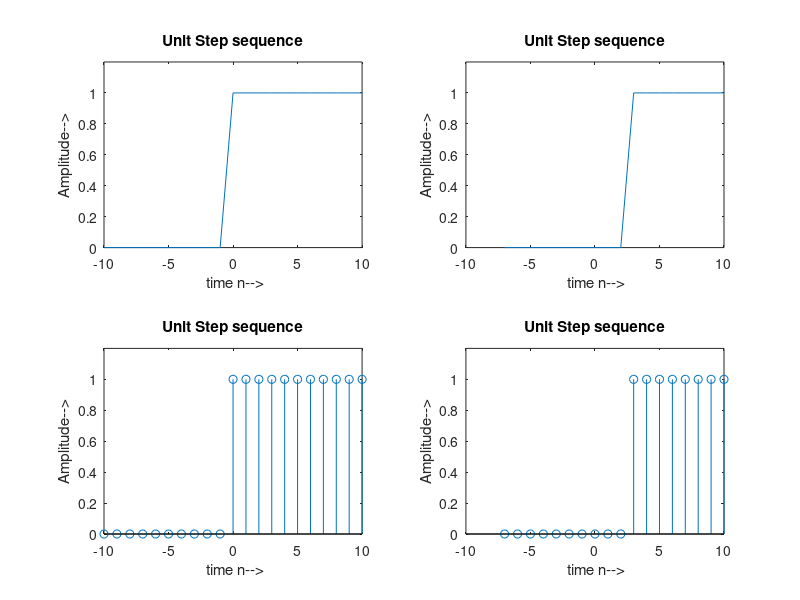

This chart was generated by the following MATLAB code:
clc;
clear all;
close all;
n=-10:1:10;
step=[zeros(1,10),ones(1,11)];
subplot(2,2,1);
plot(n,step);
xlabel(' time n-->');
ylabel('Amplitude-->');
title('Unit Step sequence');
axis([-10 10 0 1.2]);


close all;
n=-10:1:10;
step=[zeros(1,10),ones(1,11)];
subplot(2,2,2);
plot(n+3,step);
xlabel(' time n-->');
ylabel('Amplitude-->');
title('Unit Step sequence');
axis([-10 10 0 1.2]);


n=-10:1:10;
step=[zeros(1,10),ones(1,11)];
subplot(2,2,3);
stem(n,step);
xlabel(' time n-->');
ylabel('Amplitude-->');
title('Unit Step sequence');
axis([-10 10 0 1.2]);

n=-10:1:10;
step=[zeros(1,10),ones(1,11)];
subplot(2,2,4);
stem(n+3,step);
xlabel(' time n-->');
ylabel('Amplitude-->');
title('Unit Step sequence');
axis([-10 10 0 1.2]);
